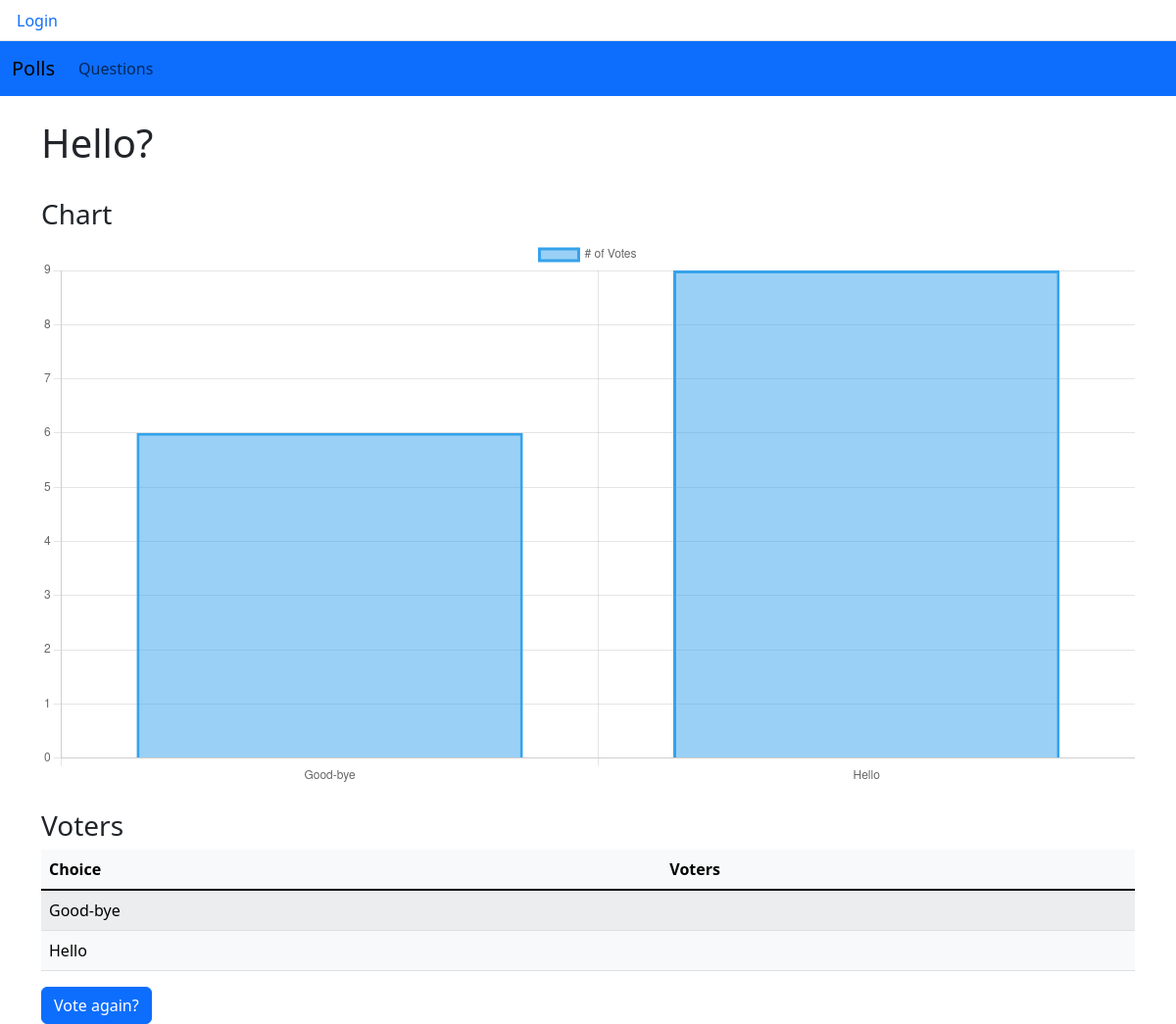
The app's page /polls/3/results/, older data.
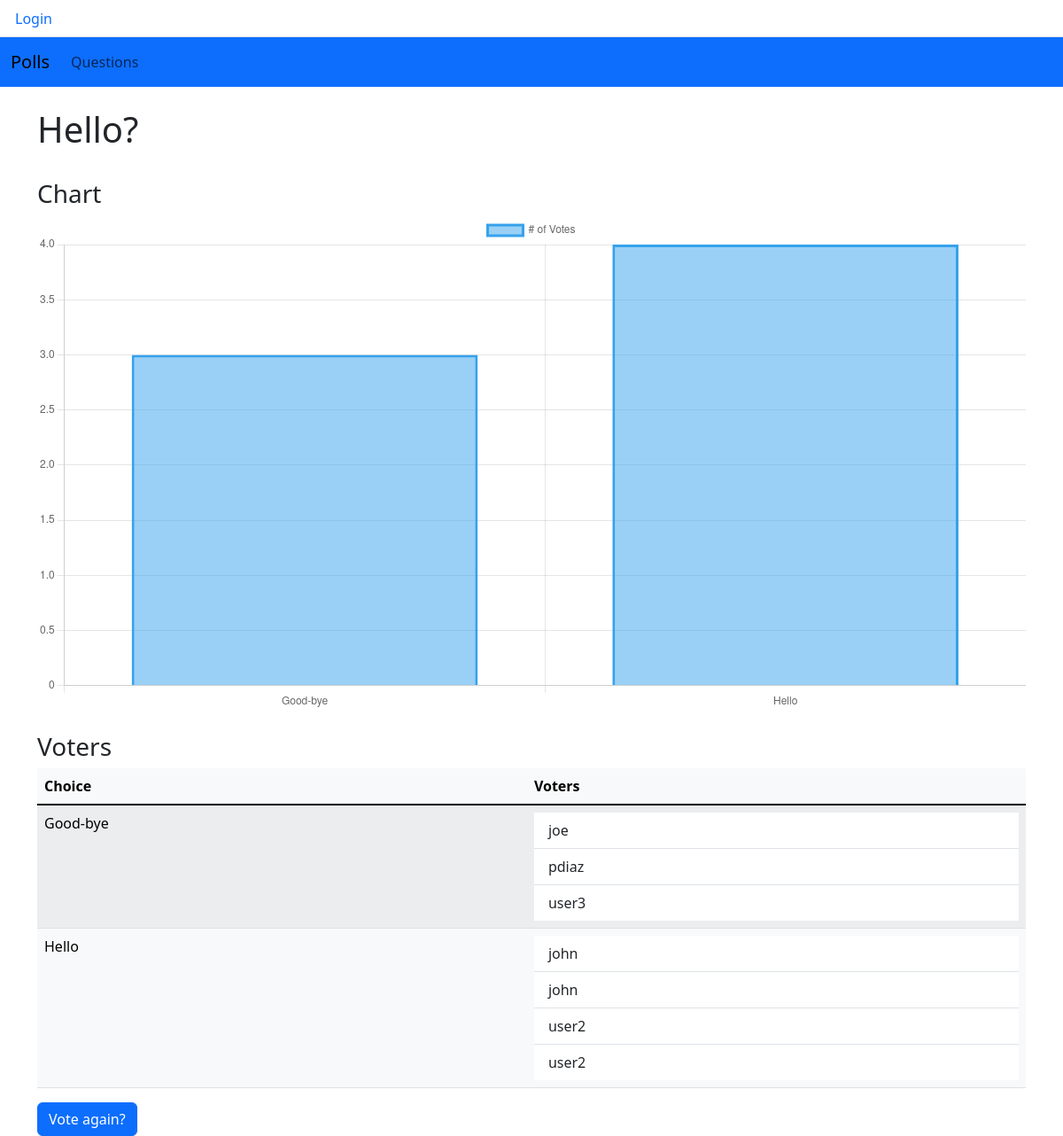
The same page, newer data.
### polls/models.py (models this page shows, shortened)
class Question(models.Model):
    question_text = models.CharField(max_length=200)
    pub_date = models.DateTimeField("date published")

class Choice(models.Model):
    question = models.ForeignKey(Question, on_delete=models.CASCADE)
    choice_text = models.CharField(max_length=200)
    votes = models.IntegerField(default=0)

class Vote(models.Model):
    user = models.ForeignKey(User, on_delete=models.CASCADE)
    choice = models.ForeignKey(Choice, on_delete=models.CASCADE, default=1)

### polls/views.py (the view)
# urls.py: path("<int:pk>/results/", views.ResultsView.as_view(), name="results"),
class ResultsView(generic.DetailView):
    model = Question
    template_name = "polls/results.html"
    context_object_name = "question"
    def get_context_data(self, **kwargs: Any) -> Dict[str, Any]:
        context = super().get_context_data(**kwargs)
        question = self.get_object()
        choices = question.choice_set.all()
        data = [{'choice_text': choice.choice_text, 'votes': choice.votes} for choice in choices]
        context['data'] = data
        context['question'] = question
        return context

### polls/templates/polls/results.html (shortened to what this page needs)
{% extends "polls/base.html"%}
{% block content %}
<br>
<h1>{{ question.question_text }}</h1>
<br>
<h3>Chart</h3>
<div>
    <canvas id="myChart"></canvas>
</div>
  <script>
    const ctx = document.getElementById('myChart');
    var labels = [
        {% for item in data %}
            '{{ item.choice_text }}',
        {% endfor %}
    ];
    var votes = [
        {% for item in data %}
            {{ item.votes }},
        {% endfor %}
    ];
    new Chart(ctx, {
      type: 'bar',
      data: {
        labels: labels,
        datasets: [{
          label: '# of Votes',
          data: votes,
          borderWidth: 3
        }]
      },
      options: {
        scales: {
          y: {
            beginAtZero: true
          }
        }
      }
    });
  </script>
<br>
<h3>Voters</h3>
<table class="table table-light table-striped">
    <thead>
        <tr>
            <th scope="col">Choice</th>
            <th scope="col">Voters</th>
        </tr>
    </thead>
    <tbody class="table-group-divider">
        {% for choice in question.choice_set.all %}
        <tr>
            <td>{{ choice.choice_text }}</td>
            <td>
              <ul class="list-group list-group-flush">
                {% for vote in choice.vote_set.all %}
                  <li class="list-group-item"> {{ vote.user.username }}</li>
                {% endfor %}
              </ul>
            </td>
        </tr>
        {% endfor %}
    </tbody>
</table>
<div>
<a href="{% url 'polls:detail' question.id %}" class="btn btn-primary">Vote again?</a>
</div>
{% endblock %}

### polls/templates/polls/base.html (shortened to what this page needs)
<!DOCTYPE html>
<html>
<head>
    {% load static %}
    <link rel="stylesheet" href="https://cdn.jsdelivr.net/npm/bootstrap@5.3.0/dist/css/bootstrap.min.css">
</head>
<body>
    <ul class="nav nav-tabs">
        {% if user.is_authenticated %}
          <li class="nav-item"><a class="nav-link active">User: {{ user.get_username }}</a></li>
          <li class="nav-item"><a class="nav-link" href="{% url 'logout' %}">Logout</a></li>
        {% else %}
          <li class="nav-item" ><a class="nav-link" href="{% url 'login' %}?next={{ request.path }}">Login</a></li>
        {% endif %}
    </ul>
    <nav class="navbar navbar-expand-lg bd-body-tertiary bg-primary">
        <div class="container-fluid ">
            <a class="navbar-brand">Polls</a>
            <div class="collapse navbar-collapse" id="navbarNavAltMarkup">
                <div class="navbar-nav">
                  <a class="nav-link" href="{% url 'polls:index' %}" class="navbar-item">Questions</a>
                </div>
            </div>
        </div>
    </nav>
    <div class="container">
        {% block content %}
        {% endblock %}
    </div>
</body>
</html>

Row changes from the older to the newer data that the page shows:
added Vote: user.username "joe", shown under Choice "Good-bye"
added Vote: user.username "pdiaz", shown under Choice "Good-bye"
added Vote: user.username "user3", shown under Choice "Good-bye"
added Vote: user.username "john", shown under Choice "Hello"
added Vote: user.username "john", shown under Choice "Hello"
added Vote: user.username "user2", shown under Choice "Hello"
added Vote: user.username "user2", shown under Choice "Hello"
Text that changed along with them:
chart data {{ item.votes }}: 6, 9 → 3, 4
